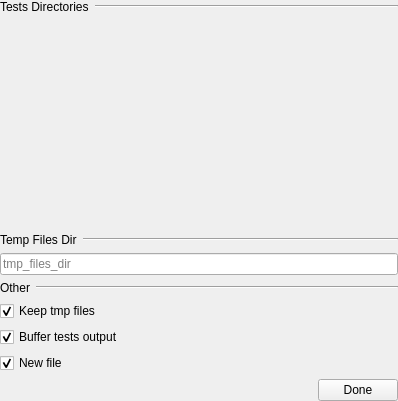
<?xml version="1.0" encoding="UTF-8"?>
<ui version="4.0">
 <class>settings_wid</class>
 <widget class="QWidget" name="settings_wid">
  <property name="geometry">
   <rect>
    <x>0</x>
    <y>0</y>
    <width>398</width>
    <height>401</height>
   </rect>
  </property>
  <property name="windowTitle">
   <string>Form</string>
  </property>
  <layout class="QVBoxLayout" name="verticalLayout_5">
   <property name="leftMargin">
    <number>0</number>
   </property>
   <property name="topMargin">
    <number>0</number>
   </property>
   <property name="rightMargin">
    <number>0</number>
   </property>
   <property name="bottomMargin">
    <number>0</number>
   </property>
   <item>
    <layout class="QVBoxLayout" name="tests_vlo" stretch="0,1">
     <item>
      <layout class="QHBoxLayout" name="tests_hlo">
       <item>
        <widget class="QLabel" name="label_3">
         <property name="sizePolicy">
          <sizepolicy hsizetype="Preferred" vsizetype="Maximum">
           <horstretch>0</horstretch>
           <verstretch>0</verstretch>
          </sizepolicy>
         </property>
         <property name="text">
          <string>Tests Directories</string>
         </property>
        </widget>
       </item>
       <item>
        <widget class="Line" name="line_2">
         <property name="sizePolicy">
          <sizepolicy hsizetype="Expanding" vsizetype="Maximum">
           <horstretch>0</horstretch>
           <verstretch>0</verstretch>
          </sizepolicy>
         </property>
         <property name="orientation">
          <enum>Qt::Horizontal</enum>
         </property>
        </widget>
       </item>
      </layout>
     </item>
     <item>
      <widget class="QWidget" name="tests_promote_wid" native="true"/>
     </item>
    </layout>
   </item>
   <item>
    <layout class="QVBoxLayout" name="verticalLayout">
     <item>
      <layout class="QVBoxLayout" name="verticalLayout_3">
       <item>
        <layout class="QHBoxLayout" name="horizontalLayout">
         <item>
          <widget class="QLabel" name="tmp_files_lbl">
           <property name="text">
            <string>Temp Files Dir</string>
           </property>
          </widget>
         </item>
         <item>
          <widget class="Line" name="line">
           <property name="sizePolicy">
            <sizepolicy hsizetype="Expanding" vsizetype="Fixed">
             <horstretch>0</horstretch>
             <verstretch>0</verstretch>
            </sizepolicy>
           </property>
           <property name="orientation">
            <enum>Qt::Horizontal</enum>
           </property>
          </widget>
         </item>
        </layout>
       </item>
       <item>
        <widget class="QLineEdit" name="tmp_files_dir_le">
         <property name="toolTip">
          <string>Directory where temporary files / logs from tests should be saved.</string>
         </property>
         <property name="inputMask">
          <string extracomment="tmp directory path"/>
         </property>
         <property name="text">
          <string/>
         </property>
         <property name="placeholderText">
          <string>tmp_files_dir</string>
         </property>
        </widget>
       </item>
      </layout>
     </item>
     <item>
      <layout class="QVBoxLayout" name="verticalLayout_2">
       <item>
        <layout class="QHBoxLayout" name="horizontalLayout_2">
         <item>
          <widget class="QLabel" name="label_2">
           <property name="text">
            <string>Other</string>
           </property>
          </widget>
         </item>
         <item>
          <widget class="Line" name="line_3">
           <property name="sizePolicy">
            <sizepolicy hsizetype="Expanding" vsizetype="Fixed">
             <horstretch>0</horstretch>
             <verstretch>0</verstretch>
            </sizepolicy>
           </property>
           <property name="orientation">
            <enum>Qt::Horizontal</enum>
           </property>
          </widget>
         </item>
        </layout>
       </item>
       <item>
        <widget class="QCheckBox" name="keep_tmp_files_cb">
         <property name="toolTip">
          <string>Keeps temporary-generated files inside the specified path.</string>
         </property>
         <property name="text">
          <string>Keep tmp files</string>
         </property>
         <property name="checked">
          <bool>true</bool>
         </property>
        </widget>
       </item>
       <item>
        <widget class="QCheckBox" name="buffer_output_cb">
         <property name="toolTip">
          <string>Displays tests results together after all tests have been executed.</string>
         </property>
         <property name="text">
          <string>Buffer tests output</string>
         </property>
         <property name="checked">
          <bool>true</bool>
         </property>
        </widget>
       </item>
       <item>
        <widget class="QCheckBox" name="new_file_cb">
         <property name="toolTip">
          <string>Forces new scene before each test.</string>
         </property>
         <property name="text">
          <string>New file</string>
         </property>
         <property name="checked">
          <bool>true</bool>
         </property>
         <property name="tristate">
          <bool>true</bool>
         </property>
        </widget>
       </item>
       <item>
        <layout class="QHBoxLayout" name="horizontalLayout_3">
         <item>
          <spacer name="horizontalSpacer">
           <property name="orientation">
            <enum>Qt::Horizontal</enum>
           </property>
           <property name="sizeHint" stdset="0">
            <size>
             <width>40</width>
             <height>20</height>
            </size>
           </property>
          </spacer>
         </item>
         <item>
          <widget class="QPushButton" name="done_btn">
           <property name="text">
            <string>Done</string>
           </property>
          </widget>
         </item>
        </layout>
       </item>
      </layout>
     </item>
    </layout>
   </item>
  </layout>
 </widget>
 <resources/>
 <connections>
  <connection>
   <sender>done_btn</sender>
   <signal>released()</signal>
   <receiver>settings_wid</receiver>
   <slot>close()</slot>
   <hints>
    <hint type="sourcelabel">
     <x>362</x>
     <y>342</y>
    </hint>
    <hint type="destinationlabel">
     <x>328</x>
     <y>0</y>
    </hint>
   </hints>
  </connection>
 </connections>
</ui>
